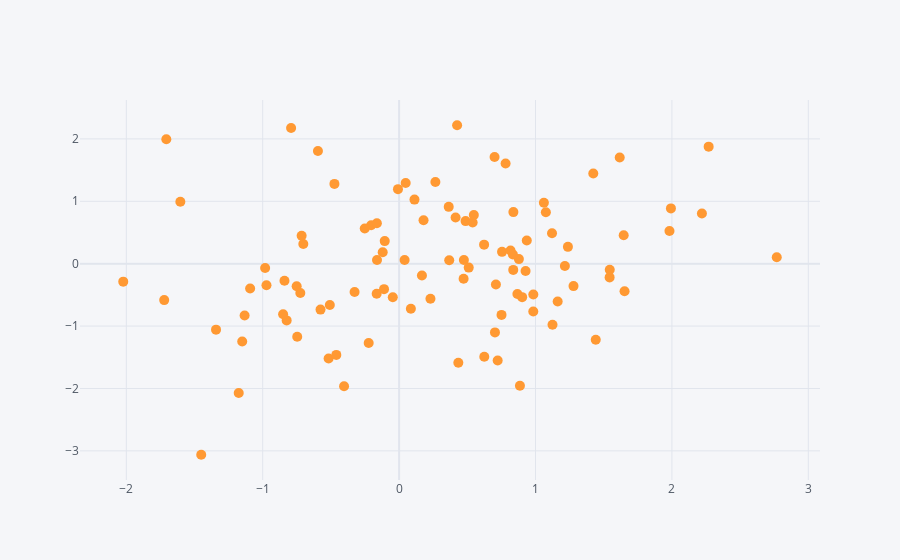

The cell this chart's notebook holds for it:
### Markdown cell above
## Scatter

### Code cell
df.iplot(kind='scatter',x='A',y='B', mode='markers', size=10)
